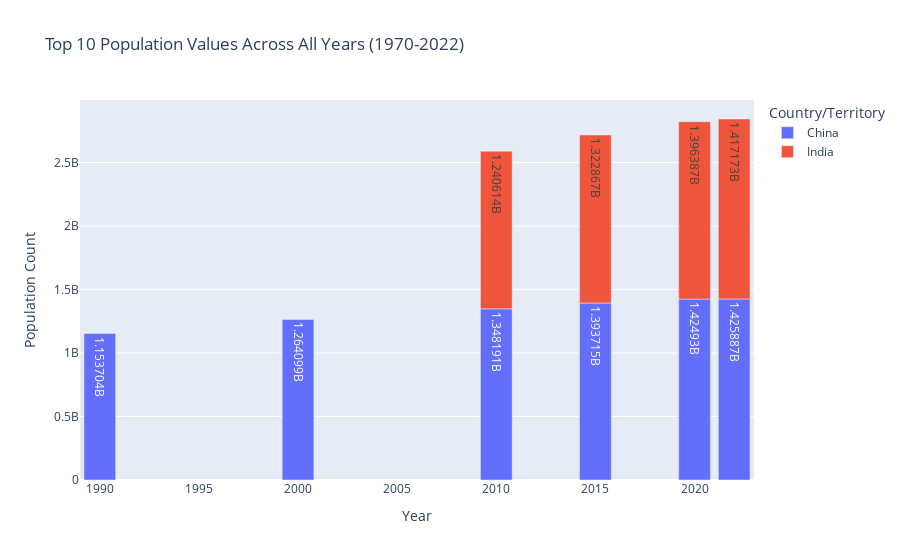

Notebook cell for this chart:
### Markdown cell above
#  Find the latest population rate in 2022

### Code cell
# Extract population columns (years)
population_columns = [col for col in df.columns if "Population" in col and col.split()[0].isdigit()]

# Melt the dataset for long-form visualization
df_melted = df.melt(id_vars=["Country/Territory"], value_vars=population_columns, 
                     var_name="Population Year", value_name="Population")

# Convert 'Population Year' to integer for sorting
df_melted["Population Year"] = df_melted["Population Year"].str.extract('(\d+)').astype(int)

# Drop missing values
df_melted = df_melted.dropna()

# Get the top 10 highest population values across all years
top_10_population = df_melted.nlargest(10, "Population")

# Create bar plot using Plotly
fig = px.bar(
    top_10_population, 
    x="Population Year", 
    y="Population", 
    color="Country/Territory",  # Different color for each country
    title="Top 10 Population Values Across All Years (1970-2022)",
    labels={"Population Year": "Year", "Population": "Population Count"},
    text_auto=True
)

# Show the figure
fig.show()

### Figure 1 — Plotly figure (JSON) as saved in the notebook; plotly's stock layout.template omitted (floating-point values rounded to 4 significant figures)
{"data": [{"hovertemplate": "Country/Territory=China<br>Year=%{x}<br>Population Count=%{y}<extra></extra>", "legendgroup": "China", "marker": {"color": "#636efa", "pattern": {"shape": ""}}, "name": "China", "orientation": "v", "showlegend": true, "textposition": "auto", "texttemplate": "%{y}", "type": "bar", "x": [2022, 2020, 2015, 2010, 2000, 1990], "xaxis": "x", "y": [1425887337, 1424929781, 1393715448, 1348191368, 1264099069, 1153704252], "yaxis": "y"}, {"hovertemplate": "Country/Territory=India<br>Year=%{x}<br>Population Count=%{y}<extra></extra>", "legendgroup": "India", "marker": {"color": "#EF553B", "pattern": {"shape": ""}}, "name": "India", "orientation": "v", "showlegend": true, "textposition": "auto", "texttemplate": "%{y}", "type": "bar", "x": [2022, 2020, 2015, 2010], "xaxis": "x", "y": [1417173173, 1396387127, 1322866505, 1240613620], "yaxis": "y"}], "layout": {"barmode": "relative", "legend": {"title": {"text": "Country/Territory"}, "tracegroupgap": 0}, "title": {"text": "Top 10 Population Values Across All Years (1970-2022)"}, "xaxis": {"anchor": "y", "domain": [0, 1], "title": {"text": "Year"}}, "yaxis": {"anchor": "x", "domain": [0, 1], "title": {"text": "Population Count"}}}}
